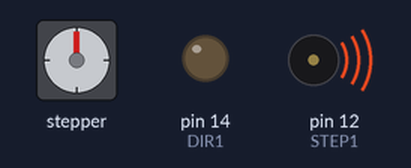
Recording of a sketch running on a simulated Arduino Uno, built with avr-gcc and run on an emulated ATmega328P. On the bench: stepper motor, output pins drawn as LEDs (lit = HIGH), buzzer (waves = sounding). Wiring (inferred from the names in the program): stepper motor driver (200 steps per turn assumed): step pin 13; direction pin 15. What the sketch prints to the serial monitor is not drawn.

Above: at 0.1 s.
At 3.0 s:
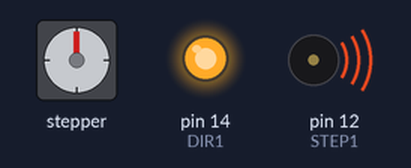
Timing chart, 0 to 4.5 s (numbered marks = the images above):
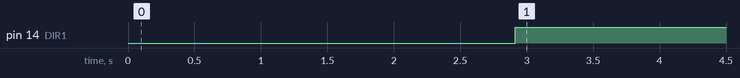

The sketch:

stepperController.ino
```cpp
////
const int DIR1 = 14;
const int STEP1 = 12;
//
const int DIR2 = 15;
const int STEP2 = 13;
////
const int DIR3 = 4;
const int STEP3 = 5;
//
int counter = 0;
////
////
void setup()
{
  Serial.begin(9600);

  pinMode(STEP1, OUTPUT);
  pinMode(DIR1, OUTPUT);

  pinMode(STEP2, OUTPUT);
  pinMode(DIR2, OUTPUT);
//
//  pinMode(STEP3, OUTPUT);
//  pinMode(DIR3, OUTPUT);


  digitalWrite(DIR1, LOW);
//  digitalWrite(DIR2, LOW);
//  digitalWrite(DIR3, LOW);


  tone(STEP1, 400);
//  tone(STEP2, 100);
//  tone(STEP3, 100);

  Serial.println("test1");
  delay(500);
}
////
void loop()
{

  counter ++;
  if(counter==500)
  {
    digitalWrite(DIR1, HIGH);
  }
  Serial.println(counter);


}
//
//
```

Measured:
- by itself, pin 14 (DIR1): LOW → HIGH at 2.9 s
